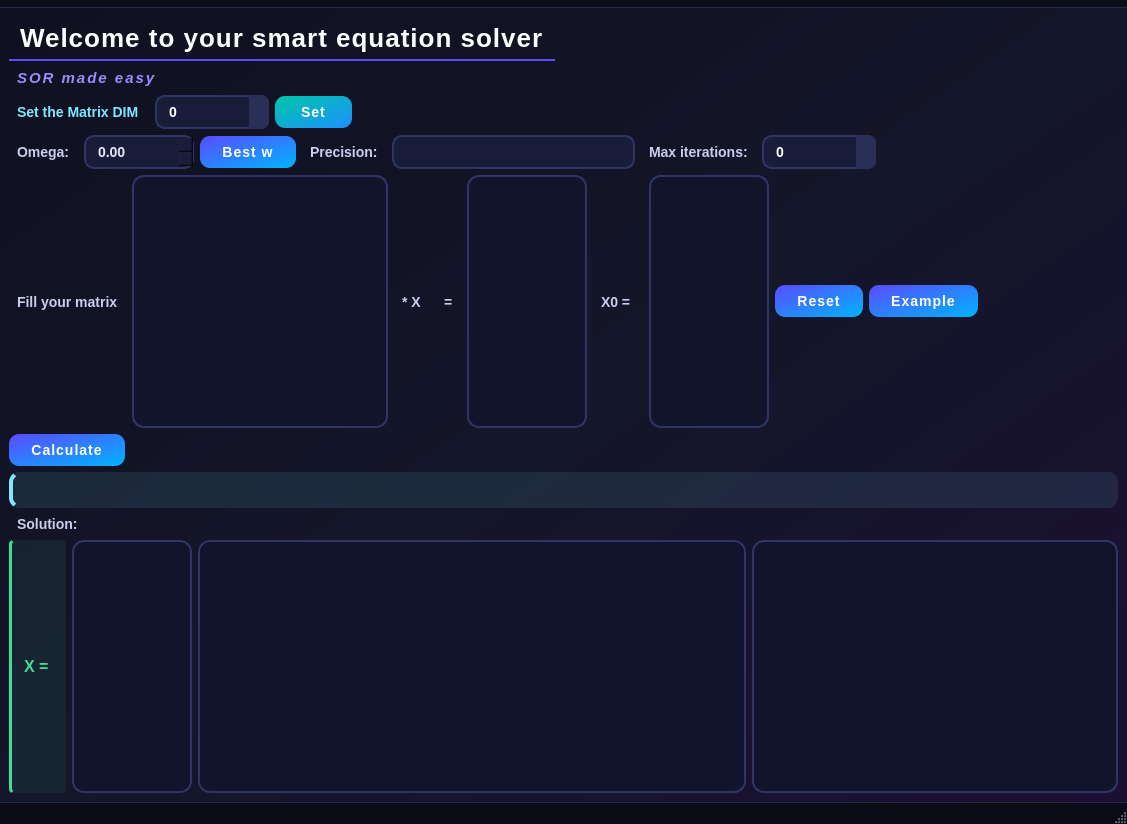
<?xml version="1.0" encoding="UTF-8"?>
<ui version="4.0">
 <class>MainWindow</class>
 <widget class="QMainWindow" name="MainWindow">
  <property name="geometry">
   <rect>
    <x>0</x>
    <y>0</y>
    <width>1127</width>
    <height>824</height>
   </rect>
  </property>
  <property name="minimumSize">
   <size>
    <width>0</width>
    <height>36</height>
   </size>
  </property>
  <property name="windowTitle">
   <string>MainWindow</string>
  </property>
  <property name="styleSheet">
   <string notr="true">QDoubleSpinBox {
    background-color: #1a1d3a;
    border: 2px solid #2f3566;
    border-radius: 10px;
    padding: 6px 10px;
    min-width: 70px;
    font-weight: 700;
    color: #ffffff;
}

QDoubleSpinBox:focus {
    border-color: #00d4ff;
}

QTextEdit, QPlainTextEdit {
    background-color: #12142b;
    border: 2px solid #2f3566;
    border-radius: 12px;
    padding: 8px;
    color: #c9cdee;
    font-family: &quot;JetBrains Mono&quot;, &quot;Consolas&quot;, monospace;
    font-size: 13px;
}

QLabel#label_status {
    padding: 8px 14px;
    border-radius: 10px;
    font-weight: 700;
    background-color: rgba(127, 231, 255, 0.10);
    border-left: 4px solid #7fe7ff;
    color: #7fe7ff;
}

QLabel#label_status[state=&quot;ok&quot;] {
    background-color: rgba(61, 220, 151, 0.12);
    border-left-color: #3ddc97;
    color: #3ddc97;
}

QLabel#label_status[state=&quot;warn&quot;] {
    background-color: rgba(255, 184, 77, 0.12);
    border-left-color: #ffb84d;
    color: #ffb84d;
}

QLabel#label_status[state=&quot;error&quot;] {
    background-color: rgba(255, 82, 82, 0.12);
    border-left-color: #ff5252;
    color: #ff5252;
}
QMainWindow, QWidget#centralwidget {
    background-color: qlineargradient(x1:0, y1:0, x2:1, y2:1, stop:0 #0f1020, stop:0.5 #141629, stop:1 #1b1033);
}

QWidget {
    font-family: &quot;Segoe UI&quot;, &quot;Inter&quot;, &quot;Noto Sans&quot;, sans-serif;
    font-size: 14px;
    color: #e6e8f5;
}

QMenuBar {
    background-color: #0b0c18;
    color: #b9bdd9;
    padding: 4px;
    border-bottom: 1px solid #262a48;
}

QMenuBar::item {
    background: transparent;
    padding: 6px 12px;
    border-radius: 6px;
}

QMenuBar::item:selected {
    background-color: #2a2f57;
    color: #ffffff;
}

QMenu {
    background-color: #151731;
    border: 1px solid #2f3566;
    border-radius: 8px;
    padding: 6px;
}

QMenu::item {
    padding: 6px 22px;
    border-radius: 6px;
}

QMenu::item:selected {
    background-color: #5b4bff;
    color: #ffffff;
}

QStatusBar {
    background-color: #0b0c18;
    color: #8f94bd;
    border-top: 1px solid #262a48;
}

QLabel {
    background: transparent;
    color: #c9cdee;
    font-size: 14px;
    font-weight: 500;
    padding: 2px 4px;
}

QLabel#welcome1 {
    font-size: 26px;
    font-weight: 800;
    letter-spacing: 1px;
    color: #ffffff;
    padding: 6px 4px;
    border-bottom: 2px solid #5b4bff;
}

QLabel#welcome2 {
    font-size: 15px;
    font-style: italic;
    font-weight: 600;
    color: #9d8bff;
    letter-spacing: 2px;
}

QLabel#label_set {
    font-size: 14px;
    font-weight: 700;
    color: #7fe7ff;
    padding-right: 6px;
}

QLabel#label_x_sol {
    font-size: 16px;
    font-weight: 800;
    color: #3ddc97;
    padding: 4px 8px;
    background-color: rgba(61, 220, 151, 0.08);
    border-left: 3px solid #3ddc97;
    border-radius: 4px;
}

QSpinBox {
    background-color: #1a1d3a;
    border: 2px solid #2f3566;
    border-radius: 10px;
    padding: 6px 10px;
    min-width: 70px;
    font-weight: 700;
    color: #ffffff;
    selection-background-color: #5b4bff;
}

QSpinBox:hover {
    border-color: #5b4bff;
}

QSpinBox:focus {
    border-color: #00d4ff;
    background-color: #20244a;
}

QSpinBox::up-button, QSpinBox::down-button {
    subcontrol-origin: border;
    width: 20px;
    background-color: #2a2f57;
    border: none;
}

QSpinBox::up-button {
    subcontrol-position: top right;
    border-top-right-radius: 8px;
}

QSpinBox::down-button {
    subcontrol-position: bottom right;
    border-bottom-right-radius: 8px;
}

QSpinBox::up-button:hover, QSpinBox::down-button:hover {
    background-color: #5b4bff;
}

QSpinBox::up-arrow, QSpinBox::down-arrow {
    width: 8px;
    height: 8px;
}

QPushButton {
    background-color: qlineargradient(x1:0, y1:0, x2:1, y2:1, stop:0 #5b4bff, stop:1 #00b4ff);
    color: #ffffff;
    border: none;
    border-radius: 10px;
    padding: 8px 22px;
    font-size: 14px;
    font-weight: 800;
    letter-spacing: 1px;
}

QPushButton:hover {
    background-color: qlineargradient(x1:0, y1:0, x2:1, y2:1, stop:0 #7a6dff, stop:1 #33c6ff);
}

QPushButton:pressed {
    background-color: qlineargradient(x1:0, y1:0, x2:1, y2:1, stop:0 #4638cc, stop:1 #0090d1);
    padding-top: 10px;
    padding-bottom: 6px;
}

QPushButton:disabled {
    background-color: #2a2d4a;
    color: #6d7196;
}

QPushButton#set_dim {
    background-color: qlineargradient(x1:0, y1:0, x2:1, y2:1, stop:0 #00c6a7, stop:1 #1e90ff);
    padding: 8px 26px;
}

QPushButton#set_dim:hover {
    background-color: qlineargradient(x1:0, y1:0, x2:1, y2:1, stop:0 #2eddc0, stop:1 #4aa8ff);
}

QTableWidget, QTableView {
    background-color: #12142b;
    alternate-background-color: #171a38;
    gridline-color: #2a2f57;
    border: 2px solid #2f3566;
    border-radius: 12px;
    selection-background-color: #5b4bff;
    selection-color: #ffffff;
    outline: none;
}

QTableWidget::item {
    padding: 6px;
    border: none;
}

QTableWidget::item:hover {
    background-color: #232754;
}

QTableWidget::item:selected {
    background-color: #5b4bff;
    color: #ffffff;
}

QTableWidget QLineEdit {
    background-color: #20244a;
    color: #ffffff;
    border: 2px solid #00d4ff;
    border-radius: 6px;
    padding: 2px 6px;
}

QHeaderView {
    background-color: transparent;
}

QHeaderView::section {
    background-color: #1d2147;
    color: #9fa6ff;
    font-weight: 700;
    padding: 6px;
    border: none;
    border-right: 1px solid #2a2f57;
    border-bottom: 1px solid #2a2f57;
}

QTableCornerButton::section {
    background-color: #1d2147;
    border: none;
}

QLineEdit {
    background-color: #1a1d3a;
    border: 2px solid #2f3566;
    border-radius: 10px;
    padding: 6px 10px;
    color: #ffffff;
    selection-background-color: #5b4bff;
}

QLineEdit:focus {
    border-color: #00d4ff;
}

QScrollBar:vertical {
    background: transparent;
    width: 12px;
    margin: 2px;
}

QScrollBar::handle:vertical {
    background-color: #3a4080;
    border-radius: 5px;
    min-height: 30px;
}

QScrollBar::handle:vertical:hover {
    background-color: #5b4bff;
}

QScrollBar:horizontal {
    background: transparent;
    height: 12px;
    margin: 2px;
}

QScrollBar::handle:horizontal {
    background-color: #3a4080;
    border-radius: 5px;
    min-width: 30px;
}

QScrollBar::handle:horizontal:hover {
    background-color: #5b4bff;
}

QScrollBar::add-line, QScrollBar::sub-line {
    width: 0;
    height: 0;
}

QScrollBar::add-page, QScrollBar::sub-page {
    background: transparent;
}

QToolTip {
    background-color: #151731;
    color: #ffffff;
    border: 1px solid #5b4bff;
    border-radius: 6px;
    padding: 6px;
}</string>
  </property>
  <widget class="QWidget" name="centralwidget">
   <layout class="QVBoxLayout" name="verticalLayout">
    <item>
     <layout class="QHBoxLayout" name="horizontalLayout_5">
      <item>
       <widget class="QLabel" name="welcome1">
        <property name="text">
         <string>Welcome to your smart equation solver</string>
        </property>
       </widget>
      </item>
      <item>
       <spacer name="horizontalSpacer_6">
        <property name="orientation">
         <enum>Qt::Orientation::Horizontal</enum>
        </property>
        <property name="sizeHint" stdset="0">
         <size>
          <width>40</width>
          <height>20</height>
         </size>
        </property>
       </spacer>
      </item>
     </layout>
    </item>
    <item>
     <layout class="QHBoxLayout" name="horizontalLayout_6">
      <item>
       <widget class="QLabel" name="welcome2">
        <property name="text">
         <string>SOR made easy</string>
        </property>
       </widget>
      </item>
      <item>
       <spacer name="horizontalSpacer_7">
        <property name="orientation">
         <enum>Qt::Orientation::Horizontal</enum>
        </property>
        <property name="sizeHint" stdset="0">
         <size>
          <width>40</width>
          <height>20</height>
         </size>
        </property>
       </spacer>
      </item>
     </layout>
    </item>
    <item>
     <layout class="QHBoxLayout" name="horizontalLayout_4">
      <item>
       <widget class="QLabel" name="label_set">
        <property name="text">
         <string>Set the Matrix DIM</string>
        </property>
       </widget>
      </item>
      <item>
       <widget class="QSpinBox" name="dim"/>
      </item>
      <item>
       <widget class="QPushButton" name="set_dim">
        <property name="text">
         <string>Set</string>
        </property>
       </widget>
      </item>
      <item>
       <spacer name="horizontalSpacer_4">
        <property name="orientation">
         <enum>Qt::Orientation::Horizontal</enum>
        </property>
        <property name="sizeHint" stdset="0">
         <size>
          <width>40</width>
          <height>20</height>
         </size>
        </property>
       </spacer>
      </item>
     </layout>
    </item>
    <item>
     <layout class="QHBoxLayout" name="horizontalLayout_2">
      <item>
       <widget class="QLabel" name="label">
        <property name="text">
         <string>Omega:</string>
        </property>
       </widget>
      </item>
      <item>
       <widget class="QDoubleSpinBox" name="omega"/>
      </item>
      <item>
       <widget class="QPushButton" name="btn_best_omega">
        <property name="text">
         <string>Best w</string>
        </property>
       </widget>
      </item>
      <item>
       <widget class="QLabel" name="label_2">
        <property name="text">
         <string>Precision:</string>
        </property>
       </widget>
      </item>
      <item>
       <widget class="QLineEdit" name="epsilon"/>
      </item>
      <item>
       <widget class="QLabel" name="label_3">
        <property name="text">
         <string>Max iterations:</string>
        </property>
       </widget>
      </item>
      <item>
       <widget class="QSpinBox" name="nmax"/>
      </item>
      <item>
       <spacer name="horizontalSpacer_8">
        <property name="orientation">
         <enum>Qt::Orientation::Horizontal</enum>
        </property>
        <property name="sizeHint" stdset="0">
         <size>
          <width>40</width>
          <height>20</height>
         </size>
        </property>
       </spacer>
      </item>
     </layout>
    </item>
    <item>
     <layout class="QHBoxLayout" name="horizontalLayout_3">
      <item>
       <widget class="QLabel" name="label_fill">
        <property name="text">
         <string>Fill your matrix</string>
        </property>
       </widget>
      </item>
      <item>
       <widget class="QTableWidget" name="matrix_A"/>
      </item>
      <item>
       <widget class="QLabel" name="label_x_pro">
        <property name="text">
         <string>* X</string>
        </property>
       </widget>
      </item>
      <item>
       <widget class="QLabel" name="label_equal">
        <property name="text">
         <string>=</string>
        </property>
       </widget>
      </item>
      <item>
       <widget class="QTableWidget" name="vect_b">
        <property name="maximumSize">
         <size>
          <width>120</width>
          <height>16777215</height>
         </size>
        </property>
       </widget>
      </item>
      <item>
       <widget class="QLabel" name="label_x_pro_2">
        <property name="text">
         <string>X0 = </string>
        </property>
       </widget>
      </item>
      <item>
       <widget class="QTableWidget" name="vect_x0">
        <property name="maximumSize">
         <size>
          <width>120</width>
          <height>16777215</height>
         </size>
        </property>
       </widget>
      </item>
      <item>
       <widget class="QPushButton" name="btn_reset">
        <property name="text">
         <string>Reset</string>
        </property>
       </widget>
      </item>
      <item>
       <widget class="QPushButton" name="btn_example">
        <property name="text">
         <string>Example</string>
        </property>
       </widget>
      </item>
      <item>
       <spacer name="horizontalSpacer_3">
        <property name="orientation">
         <enum>Qt::Orientation::Horizontal</enum>
        </property>
        <property name="sizeHint" stdset="0">
         <size>
          <width>40</width>
          <height>20</height>
         </size>
        </property>
       </spacer>
      </item>
     </layout>
    </item>
    <item>
     <layout class="QHBoxLayout" name="horizontalLayout">
      <item>
       <widget class="QPushButton" name="calculate">
        <property name="minimumSize">
         <size>
          <width>0</width>
          <height>32</height>
         </size>
        </property>
        <property name="text">
         <string>Calculate</string>
        </property>
       </widget>
      </item>
      <item>
       <spacer name="horizontalSpacer_2">
        <property name="orientation">
         <enum>Qt::Orientation::Horizontal</enum>
        </property>
        <property name="sizeHint" stdset="0">
         <size>
          <width>40</width>
          <height>20</height>
         </size>
        </property>
       </spacer>
      </item>
     </layout>
    </item>
    <item>
     <widget class="QLabel" name="label_status">
      <property name="minimumSize">
       <size>
        <width>0</width>
        <height>36</height>
       </size>
      </property>
      <property name="text">
       <string/>
      </property>
     </widget>
    </item>
    <item>
     <layout class="QHBoxLayout" name="horizontalLayout_7">
      <item>
       <widget class="QLabel" name="label_sol">
        <property name="text">
         <string>Solution:</string>
        </property>
       </widget>
      </item>
      <item>
       <spacer name="horizontalSpacer_5">
        <property name="orientation">
         <enum>Qt::Orientation::Horizontal</enum>
        </property>
        <property name="sizeHint" stdset="0">
         <size>
          <width>40</width>
          <height>20</height>
         </size>
        </property>
       </spacer>
      </item>
     </layout>
    </item>
    <item>
     <layout class="QHBoxLayout" name="horizontalLayout_8" stretch="0,0,3,2">
      <item>
       <widget class="QLabel" name="label_x_sol">
        <property name="text">
         <string>X = </string>
        </property>
       </widget>
      </item>
      <item>
       <widget class="QTableWidget" name="vect_sol">
        <property name="maximumSize">
         <size>
          <width>120</width>
          <height>16777215</height>
         </size>
        </property>
       </widget>
      </item>
      <item>
       <widget class="QTableWidget" name="table_steps"/>
      </item>
      <item>
       <widget class="QTextEdit" name="result_box"/>
      </item>
     </layout>
    </item>
   </layout>
  </widget>
  <widget class="QMenuBar" name="menubar">
   <property name="geometry">
    <rect>
     <x>0</x>
     <y>0</y>
     <width>1127</width>
     <height>40</height>
    </rect>
   </property>
  </widget>
  <widget class="QStatusBar" name="statusbar"/>
 </widget>
 <resources/>
 <connections/>
</ui>
